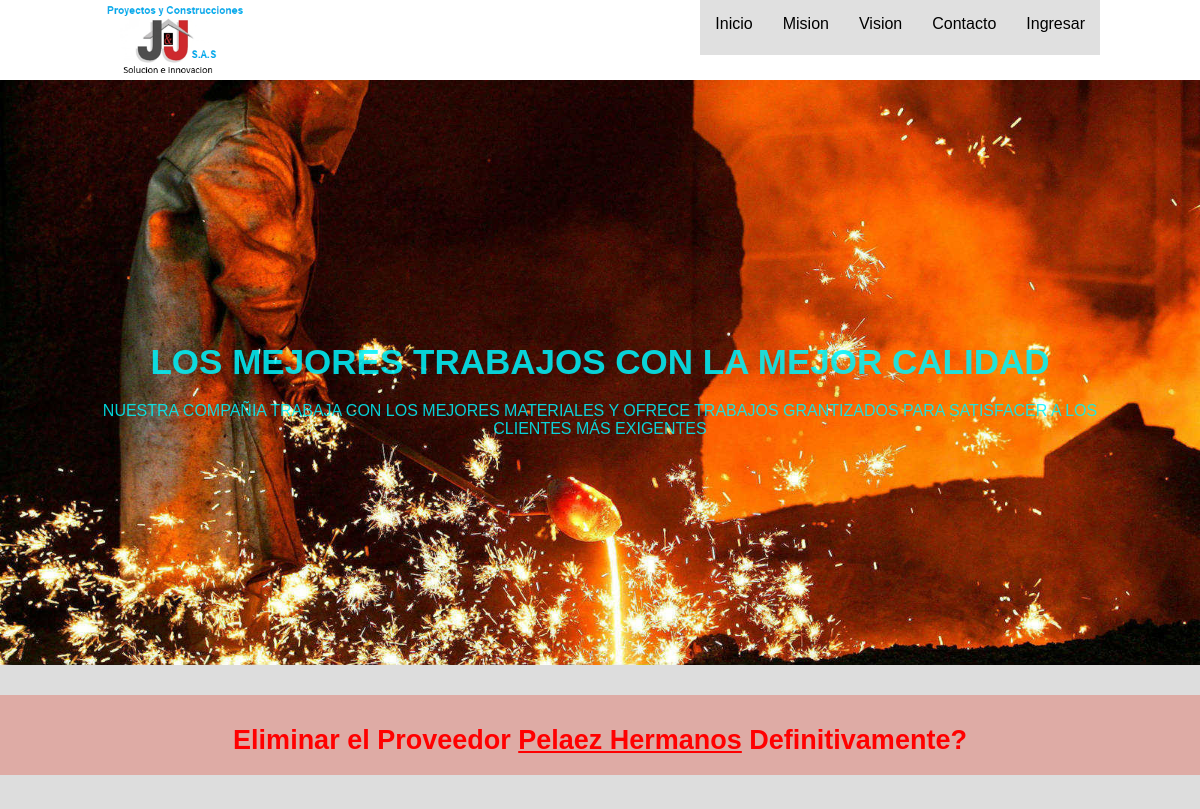
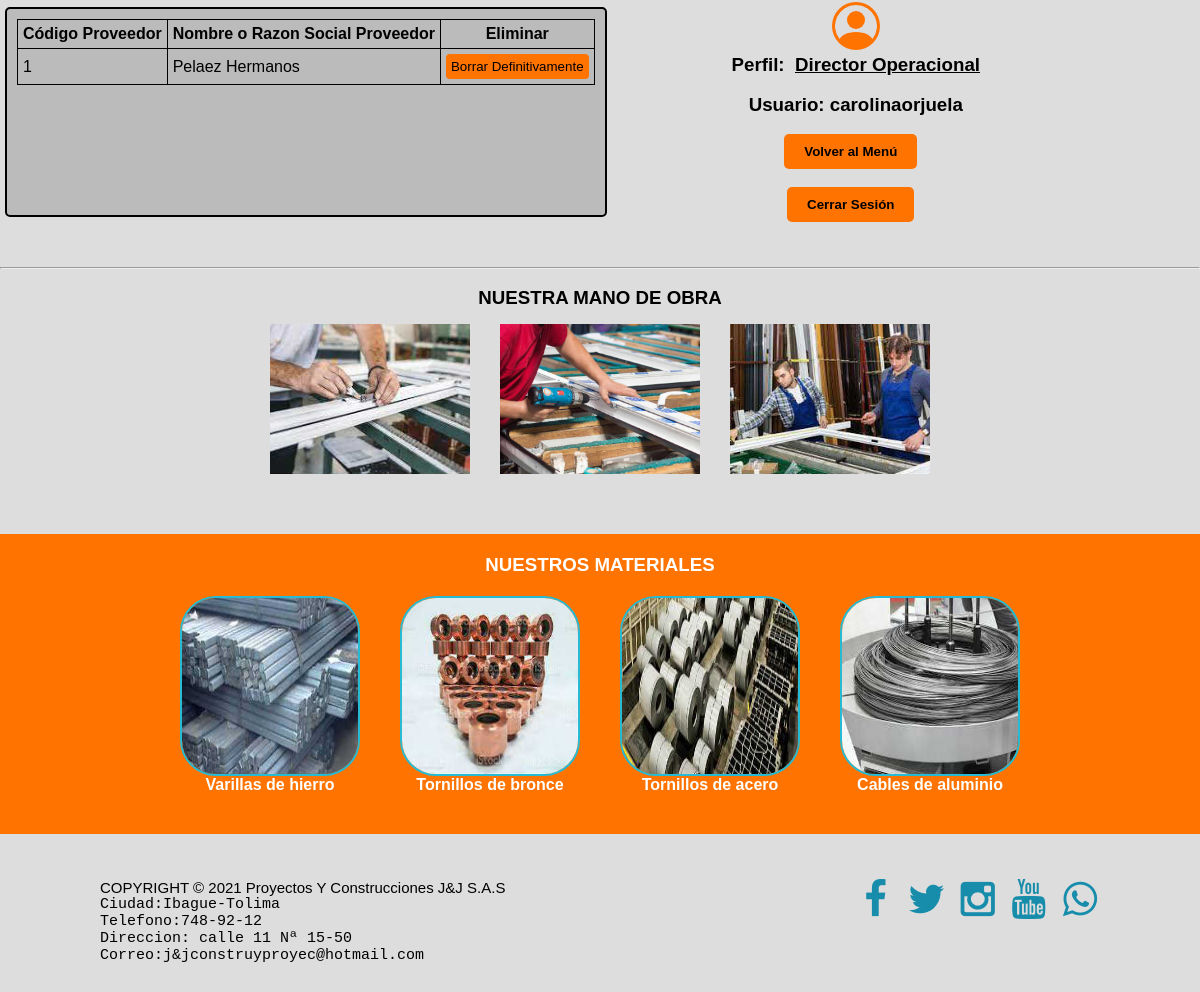
Page /operaciones/borrarproveedor1 (signed in) on the committed database (2 pictures, top to bottom).
### operaciones/models.py (models this page shows)
class Proveedores(models.Model):
    codigo_proveedor = models.AutoField(primary_key=True)  # llave primaria
    nombre_proveedor = models.CharField(max_length=50)
    direccion_proveedor = models.CharField(max_length=100)
    barrio_proveedor = models.CharField(max_length=50)
    ciudad_proveedor = models.CharField(max_length=50)
    telefono_proveedor = models.PositiveBigIntegerField()
    website_proveedor = models.CharField(max_length=50)
    email = models.EmailField(default="ejemplo@ejemplo.com")
    credito = [
        ("Si", "Si Maneja Crédito"),
        ("No", "No Ofrece Crédito"),
    ]
    maneja_credito = models.CharField(
        max_length=20, choices=credito, default="No")
    def __str__(self):
        return f"{self.nombre_proveedor}"

class CustomUser(AbstractUser):
    identificacion = models.PositiveBigIntegerField(
        default="0000000000")
    cargos = [
        ("Gerente General", "Director General"),
        ("Director Operacional", "Director Operacional"),
        ("Almacenista", "Almacenista"),
        ("Contratista", "Contratista")
    ]
    cargo_empleado = models.CharField(
        max_length=50, choices=cargos, default="Contratista")
    telefono_empleado = models.PositiveBigIntegerField(default="0000000000")
    correo_empleado = models.EmailField(default="ejemplo@ejemplo.com")

### operaciones/views.py (the view)
# urls.py: path("borrarproveedor<int:codigo_proveedor>", views.borrarproveedor,
@login_required(login_url="/inventarios/ingresar")
def borrarproveedor(request, codigo_proveedor):
    proveedor = Proveedores.objects.get(codigo_proveedor=codigo_proveedor)
    if request.method == "POST":
        proveedor.delete()
        return render(request, "inventarios/gerente.html", {
            'mensaje': "Proveedor Eliminado de la Base de Datos!"
        })
    else:
        return render(request, "operaciones/borrarproveedor.html", {
            'proveedor': proveedor
        })

### operaciones/templates/operaciones/borrarproveedor.html (shortened to what this page needs)
{% extends "inventarios/layout.html" %}
{% block main %}
    <div class="centering error">
        <h2>Eliminar el Proveedor <u>{{ proveedor }}</u> Definitivamente?</h2>
    </div>
    <br><br>
    <section id="bflex">
        <div class="floatLeftTabla">
                <table>
                    <tr>
                            <th><h4>Código Proveedor</h4></th>
                            <th><h4>Nombre o Razon Social Proveedor</h4></th>
                            <th><h4>Eliminar</h4></th>
                    </tr>
                    <tr>
                            <td><p>{{ proveedor.codigo_proveedor }}</p></td>
                            <td><p>{{ proveedor.nombre_proveedor }}</p></td>
                            <td>
                                <form href="{% url 'operaciones:borrarproveedor' proveedor.codigo_proveedor%}"method="post">
                                    <input type="submit" value="Borrar Definitivamente" autofocus class="edition">
                                </form>
                            </td>
                    </tr>
                </table>
        </div>
        <div class="floatRight">
                <h3>Perfil:&nbsp;&nbsp;<u>{{ user.cargo_empleado }}</u></h3>
                <br>
                {% if user.is_authenticated %}
                    <h3>Usuario: {{ user.username }}</h3>
                {% endif %}
                <br>
                <div class="centering logout">
                    <form action="{% url 'operaciones:redirecciongerente' %}" method="post">
                            <input type="submit" Value="Volver al Menú" class="logout" title="Volver al Menú {{ user.cargo_empleado }}">
                    </form>
                </div>
                <br>
                <div class="centering logout">
                    <form action="{% url 'inventarios:salir' %}" method="post">
                            <input type="submit" value="Cerrar Sesión" class="logout" title="Cerrar Sesión {{ user.cargo_empleado }}">
                    </form>
                </div>
        </div>
        <br><br>
    </section>
{% endblock %}

### inventarios/static/inventarios/styles.css (style rules this page uses)
* { margin: 0; padding: 0; box-sizing: border-box; }
body { font-family: "Franklin Gothic Medium", "Arial Narrow", Arial, sans-serif; background-color: #ddd; }
section { width: 100%; margin-bottom: 45px; text-align: center; top: -30px; }
h2 { margin-bottom: 20px; }
#bflex { text-align: center; width: 100%; display: flex; right: 0%; }
.floatRight { float: right; margin: 0 0 0 10%; }
.floatLeftTabla { float: left; margin-left: 30px; border: 2px solid black; text-align: left; padding: 10px; margin: 5px; border-radius: 5px; background-color: #bbb; display: block; }
#bien h3, h4 { text-align: center; }
.centering { width: 100%; height: auto; display: flex; justify-content: center; text-align: center; }
.LoginForm input[type="submit"], .centering input[type="submit"] { transition: O.3s; margin-right: 10px; border: none; background-color: rgb(255, 115, 0); color: var(--white); padding: 10px 20px; font-weight: bold; border-radius: 5px; }
.edition { padding: 5px; border-radius: 4px; max-width: 100%; background-color: rgb(255, 115, 0); border: none; }
.error { color: red; text-align: center; background-color: rgba(220, 55, 34, 0.3); height: 50px; padding: 30px 0 50px 0; font-size: large; margin-top: -90px; }
table, th, td { border:1px solid black; border-collapse: collapse; padding: 5px; }

### rows in the picture
Proveedores: nombre_proveedor "Pelaez Hermanos", codigo_proveedor "1"
CustomUser: cargo_empleado "Director Operacional", username "carolinaorjuela"
